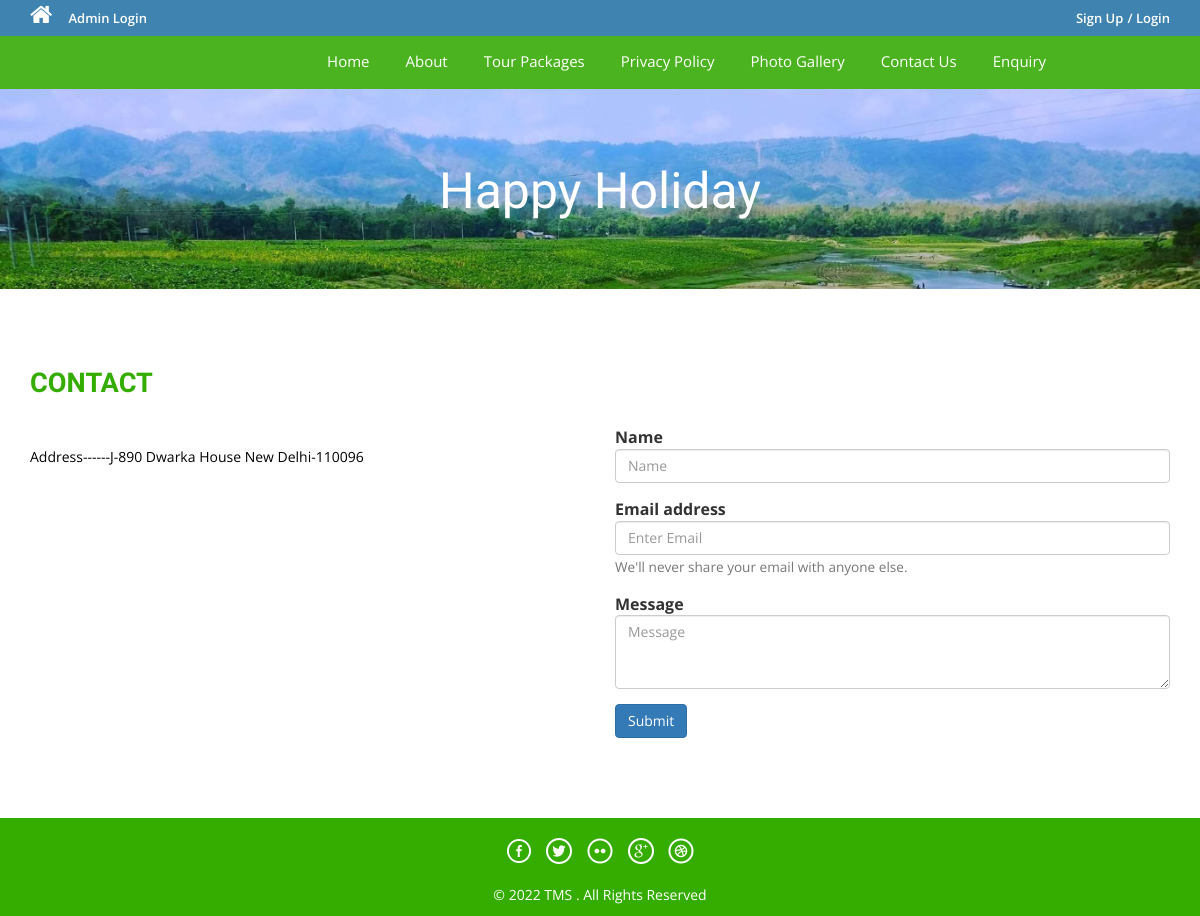
The app's page /page.php?type=contact, older data.
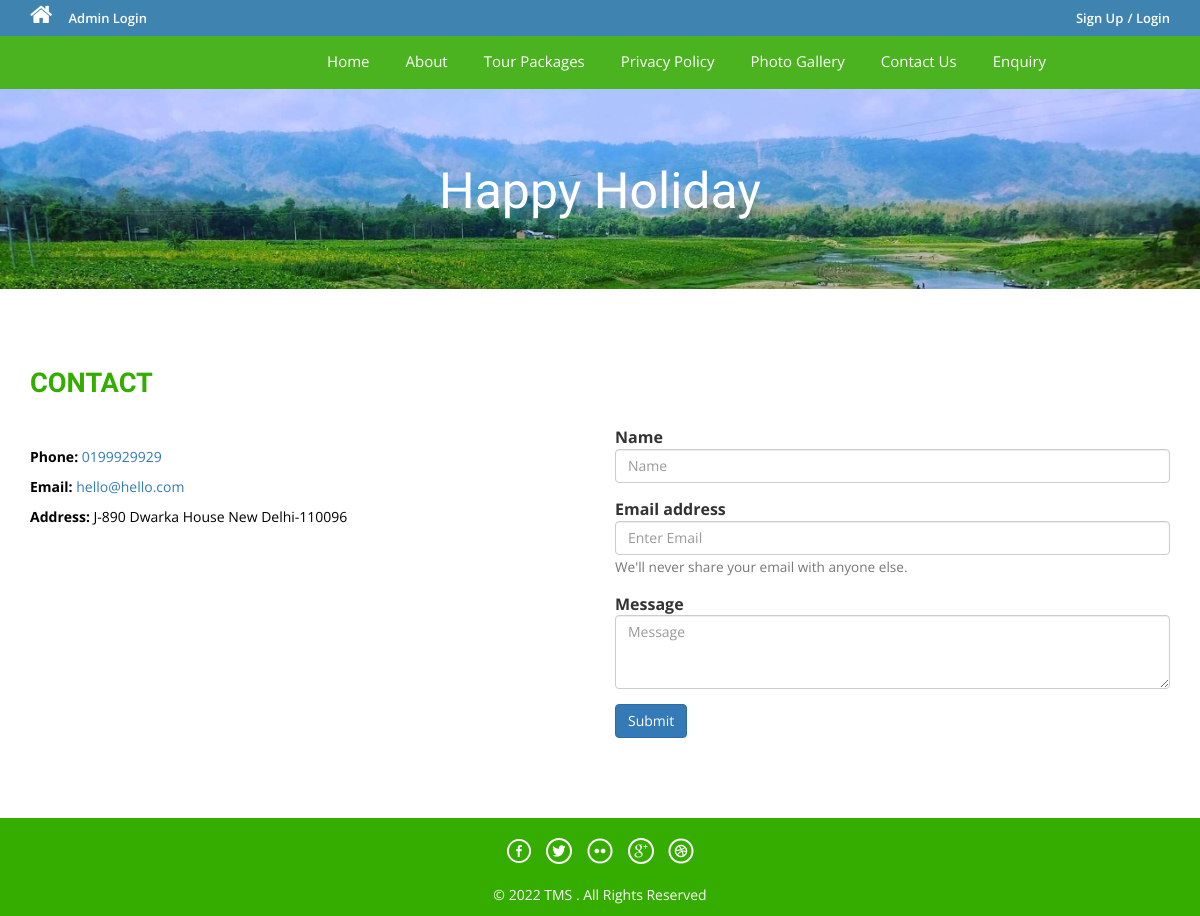
The same page, newer data.
### tables this page shows
CREATE TABLE `tblpages` (
  `id` int NOT NULL,
  `type` varchar(255) DEFAULT '',
  `detail` longtext
);

### page.php (the view, shortened to what this page needs)
<?php
include('includes/config.php');
?>
<!DOCTYPE HTML>
<html>
<head>
<link href="css/bootstrap.css" rel='stylesheet' type='text/css' />
<link href="css/style.css" rel='stylesheet' type='text/css' />
<link href="css/font-awesome.css" rel="stylesheet">
<link href="css/animate.css" rel="stylesheet" type="text/css" media="all">
</head>
<body>
<div class="top-header">
<?php include('includes/header.php');?>
<div class="banner-1 ">
	<div class="container">
		<h1 class="wow zoomIn animated animated"  style="visibility: visible; animation-delay: 0.5s; animation-name: zoomIn;"> Happy Holiday</h1>
	</div>
</div>
<div class="privacy">
	<div class="container">
										<?php
$pagetype=$_GET['type'];
$sql = "SELECT type,detail from tblpages where type=:pagetype";
$query = $dbh -> prepare($sql);
$query->bindParam(':pagetype',$pagetype,PDO::PARAM_STR);
$query->execute();
$results=$query->fetchAll(PDO::FETCH_OBJ);
if($query->rowCount() > 0)
{
foreach($results as $result)
{
?>
	<h3 class="wow fadeInDown animated animated" style="visibility: visible; animation-delay: 0.5s; animation-name: fadeInDown; text-transform:uppercase; "><?php 	echo $_GET['type'] ?></h3>
	<?php if ($_GET['type'] == 'contact') {?>
		<div class="row">
			<div class="col-md-6">
				<p>
				<?php 	echo $result->detail; ?>
				</p>
			</div>
			<div class="col-md-6">
				<form name="kaksdf" method="POST">
					<div class="form-group">
					    <label for="exampleInputName">Name</label>
					    <input type="text" name="contact_name" class="form-control" id="exampleInputName" placeholder="Name" required>
					</div>
					<div class="form-group">
					    <label for="exampleInputEmail1">Email address</label>
					    <input type="email" name="contact_email" class="form-control" id="exampleInputEmail1" aria-describedby="emailHelp" placeholder="Enter Email" required>
					    <small id="emailHelp" class="form-text text-muted">We'll never share your email with anyone else.</small>
					</div>
					<div class="form-group">
					    <label for="exampleFormControlTextarea1">Message</label>
					    <textarea class="form-control" name="contact_message" id="exampleFormControlTextarea1" rows="3" placeholder="Message" required></textarea>
					</div>
					 <button type="submit" name="submit10" class="btn btn-primary">Submit</button>
				</form>
			</div>
		</div>
	<?php }else{ ?>
	<p>
	<?php 	echo $result->detail; ?>
	</p>
<?php } } }?>
	</div>
</div>
<?php include('includes/footer.php');?>
</body>
</html>

### includes/header.php (shortened to what this page needs)
<?php if($_SESSION['login'])
{?>
<div class="top-header">
	<div class="container">
		<ul class="tp-hd-lft">
			<li class="hm"><a href="index.html"><i class="fa fa-home"></i></a></li>
			<li class="prnt"><a href="profile.php">My Profile</a></li>
				<li class="prnt"><a href="change-password.php">Change Password</a></li>
			<li class="prnt"><a href="tour-history.php">My Tour Details </a></li>
			<li class="prnt"><a href="issuetickets.php">Issue Records</a></li>
		</ul>
		<ul class="tp-hd-rgt">
			<li class="tol">Welcome :</li>
			<li class="sig"><?php echo htmlentities($_SESSION['login']);?></li>
			<li class="sigi"><a href="logout.php" >/ Logout</a></li>
        </ul>
		<div class="clearfix"></div>
	</div>
</div><?php } else {?>
<div class="top-header">
	<div class="container">
		<ul class="tp-hd-lft">
			<li class="hm"><a href="index.php"><i class="fa fa-home"></i></a></li>
				<li class="hm"><a href="admin/index.php">Admin Login</a></li>
		</ul>
		<ul class="tp-hd-rgt">
			<li class="sig"><a href="#" data-toggle="modal" data-target="#myModal" >Sign Up</a></li>
			<li class="sigi"><a href="#" data-toggle="modal" data-target="#myModal4" >/ Login</a></li>
        </ul>
		<div class="clearfix"></div>
	</div>
</div>
<?php }?>
<div class="header">
	<div class="container">
		<div class="logo" >
			<a href="index.php">Happy  <span>Holiday</span></a>
		</div>
		</div>
	</div>
</div>
<div class="footer-btm">
	<div class="container">
	<div class="navigation">
			<nav class="navbar navbar-default">
				<div class="collapse navbar-collapse nav-wil" id="bs-example-navbar-collapse-1">
					<nav class="cl-effect-1">
						<ul class="nav navbar-nav">
							<li><a href="index.php">Home</a></li>
							<li><a href="page.php?type=aboutus">About</a></li>
								<li><a href="package-list.php">Tour Packages</a></li>
								<li><a href="page.php?type=privacy">Privacy Policy</a></li>
								<li><a href="gallery.php">Photo Gallery</a></li>
								<li><a href="page.php?type=contact">Contact Us</a></li>
								<?php if($_SESSION['login'])
{?>
								<li><a href="#" data-toggle="modal" data-target="#myModal3"> Issues </a>  </li>
								<?php } else { ?>
								<li><a href="enquiry.php"> Enquiry </a>  </li>
								<?php } ?>
								<div class="clearfix"></div>
						</ul>
					</nav>
				</div>
			</nav>
		</div>
	</div>
</div>

### includes/footer.php
<div class="copy-right">
	<div class="container">
		<div class="footer-social-icons">
			<ul>
				<li><a class="facebook" href="#"><span>Facebook</span></a></li>
				<li><a class="twitter" href="#"><span>Twitter</span></a></li>
				<li><a class="flickr" href="#"><span>Flickr</span></a></li>
				<li><a class="googleplus" href="#"><span>Google+</span></a></li>
				<li><a class="dribbble" href="#"><span>Dribbble</span></a></li>
			</ul>
		</div>
		<p >© 2022 TMS . All Rights Reserved </p>
	</div>
</div>

### css/style.css (style rules this page uses)
html, body { font-size: 100%; background: #fff; font-family: 'Open Sans', sans-serif; }
body a,.grid_1,plan_1,plan_1.one,plan_1.two,i.icon1, i.icon2, i.icon3, i.icon4, i.icon5, i.icon6 { transition:0.5s all; -webkit-transition:0.5s all; -moz-transition:0.5s all; -o-transition:0.5s all; -ms-transition:0.5s all; }
h1,h2,h3,h4,h5,h6 { margin:0; font-family: 'Roboto Condensed', sans-serif; }
p { margin:0; }
ul { margin:0; padding:0; }
label { margin:0; }
.logo a { color: #3F84B1; letter-spacing: 1px; font-size: 2em; font-weight: 400; display: block; text-decoration: none; font-family: 'Oswald', sans-serif; }
.logo span { color:#34ad00; }
i.fa.fa-home { font-size: 24px; }
.top-header { background-color: #3F84B1; border-bottom: 0 none; height: 36px; line-height: 35px; }
ul.tp-hd-lft { float: left; }
ul.tp-hd-lft li { display: inline-block; }
li.hm,li.prnt { margin-right: 12px; }
ul.tp-hd-lft a { font-size: 13px; font-weight: 600; color:#fff; }
ul.tp-hd-rgt { float:right; }
ul.tp-hd-rgt li { display: inline-block; font-size: 13px; font-weight: 600; color:#fff; }
ul.tp-hd-rgt a { font-size: 13px; font-weight: 600; color:#fff; }
.header { background-color: #fff; margin: 0; padding: 10px 0 8px; }
.logo a { display: block; }
.logo { float: left; margin-right: 60px; }
.footer-btm li { display: inline-block; margin: 0 10px; font-size: 14px; color: #fff; }
.footer-btm li a { font-size: 15px; color: #fff; display: inline-block; padding: 5px 8px; }
.footer-btm { background:#4CB320; padding: 0.5em 0; text-align:center; }
.copy-right p { color:#fff; font-size:14px; line-height: 1.8em; }
.copy-right { background:#34ad00; text-align: center; padding: 0.5em 0; }
.banner-1 { background: url(../images/3.jpg)no-repeat; background-size: cover; -webkit-background-size: cover; -o-background-size: cover; -ms-background-size: cover; -moz-background-size: cover; min-height:200px; }
.banner-1 h1 { font-size: 50px; margin-bottom: 40px; padding: 1.5em 0 0; text-align: center; color: #ffffff; }
.privacy h3 { color: #34AD00; font-size: 1.7em; font-weight: 700; margin-bottom: 1em; }
.privacy { padding: 5em 0; }
.privacy p { font-size: 1em; line-height: 1.8em; color: #999; margin: 1em 0; }
.footer-social-icons ul li { display:inline-block; margin:0 0.2em; }
.footer-social-icons ul li a { width:30px; height:30px; background:url('../images/img-sprite.png') no-repeat 0px 0px; display:inline-block; position: relative; }
.footer-social-icons ul li a.facebook { background-position:0px 0px; }
.footer-social-icons ul li a.twitter { background-position:-30px 0px; }
.footer-social-icons ul li a.flickr { background-position:-60px 0px; }
.footer-social-icons ul li a.googleplus { background-position:-90px 0px; }
.footer-social-icons ul li a.dribbble { background-position:-120px 0px; }
.footer-social-icons { margin: 10px 0 10px; }
.navbar-default { background-color: #4CB320 !important; border-color: #4CB320 !important; }
.navbar { min-height: 0px !important; margin-bottom:0px !important; border-radius:0px !important; border: none !important; }
ul.nav.navbar-nav li a { font-size: 15px ; color: #fff; display: inline-block; padding: 5px 8px; }
.navbar-collapse { padding-right: 0px !important; padding-left: 0px !important; }

Row changes from the older to the newer data that the page shows:
changed tblpages: detail "Address------J-890 Dwarka House New Delhi-110096" → "Phone: 0199929929 Email: hello@hello.com Address: J-890 Dwarka House New Delhi-110096"
